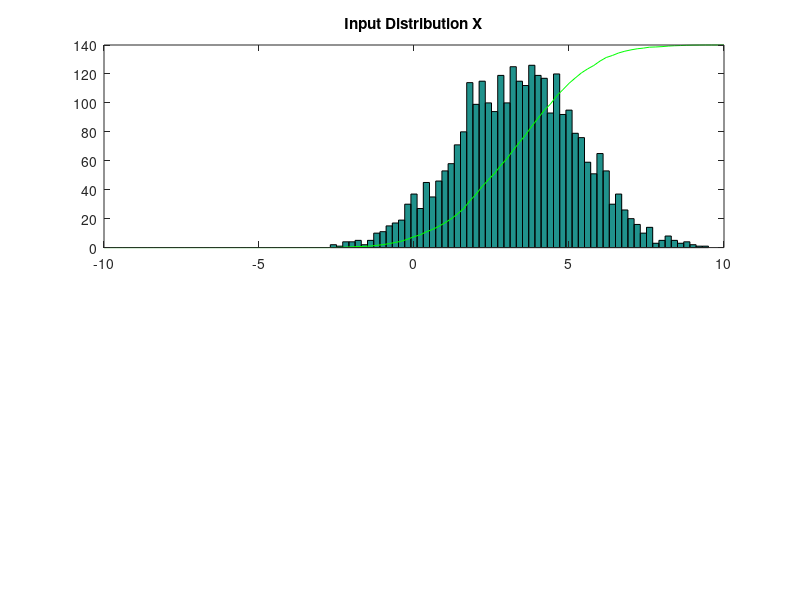

Here is the MATLAB script that generated this plot: (Note: this script raises an error after producing the figure.)
% Independent Components Analysis.   1-dimensional case.
%
% Based on the example from A. J. Bell and T. J. Sejnowski (1995), An
% information-maximisation approach to blind separation and blind
% deconvolution.  Neural Computation 7(6):1004-1034.
%
% David S. Touretzky.  September, 1998.

if ~exist('demo_type','var'), demo_type = 'ica1'; end
if ~strcmp(demo_type,'ica1'), clear all; demo_type = 'ica1'; end
if ~exist('Npts','var'), Npts = 3000; end
if ~exist('Nepochs','var'), Nepochs = 50; end
if ~exist('eta','var'), eta = 0.3; end

scaled_eta = eta / Npts;
x = randn(1,Npts)*2 + (rand(1)*3+1)*sign(rand(1)-0.5);

figure(gcf)
clf, whitebg(gcf,[0 0 0])
h1 = subplot(2,1,1);
x_pts = -10:0.2:10;
Nbins = length(x_pts);
xh=hist(x,x_pts);
bar(x_pts,xh,'hist')
ax = axis;
axis([-10 10 0 ax(4)])
set(h1,'NextPlot','add')
x_csum = cumsum(xh);
plot(x_pts,x_csum/x_csum(end)*ax(4),'g'); % green line: cumulative density fn.
title('Input Distribution X')
drawnow

h1a = [];
y_max = 2*Npts/100;

w = 1;
w0 = 0;

for epoch = 0:Nepochs

  u = w*x + w0;
  y = sigmoid(u);
  subplot(h1)
  delete(h1a)
  y_pts = sigmoid(w*x_pts+w0);
  x_csum = cumsum(x_pts);
  h1a = plot(x_pts,y_pts*ax(4),'y');  % yellow line
  legend('data','cum sum','y=g(u)','Location','NorthWest')

  subplot(2,1,2)
  set(gca,'NextPlot','replace')
  hist(y,Nbins)
  axis([0 1 0 y_max])
  set(gca,'NextPlot','add')
  plot([0 1],y_max*[0.5 0.5],'r--','LineWidth',1)
  title(sprintf('Epoch %d: Output Distribution Y',epoch))
  xlabel(sprintf('w = %5.4f,   w0 = %5.4f',w,w0))
  drawnow

  dw = (1.0 ./ w) + x .* (1-2*y);
  dw0 = 1 - 2*y;

  w = w + scaled_eta * sum(dw);
  w0 = w0 + scaled_eta * sum(dw0);

end
